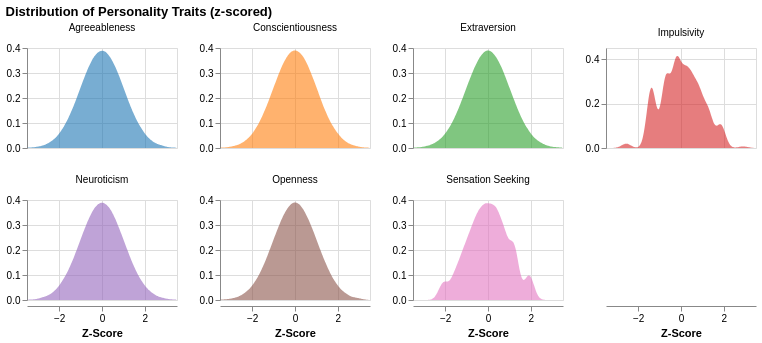

Notebook code for this chart:
### Code cell
# -------------------------------------------------------
# CHART 2: Personality trait distributions (violin-like via density)
# -------------------------------------------------------
trait_names = list(personality_cols.values())

# Melt for faceted chart
df_traits = df_as[trait_names].melt(var_name='Trait', value_name='Score')

chart_traits = alt.Chart(df_traits).transform_density(
    density='Score',
    groupby=['Trait'],
    as_=['Score', 'Density']
).mark_area(opacity=0.6, interpolate='monotone').encode(
    x=alt.X('Score:Q', title='Z-Score'),
    y=alt.Y('Density:Q', title=''),
    color=alt.Color('Trait:N', scale=alt.Scale(scheme='category10'), legend=None),
    facet=alt.Facet('Trait:N', columns=4, title='')
).properties(
    title='Distribution of Personality Traits (z-scored)',
    width=150, height=100
).resolve_scale(y='independent')

chart_traits

### Figure 1 — Vega-Lite specification as saved in the notebook (floating-point values rounded to 4 significant figures; data arrays with more than 128 entries replaced by an {"elided": "..."} marker saying what was removed)
{"config": {"view": {"continuousWidth": 300, "continuousHeight": 300}}, "data": {"name": "data-8700dd9ba7f1ad8c5179318a9ecc6144"}, "mark": {"type": "area", "interpolate": "monotone", "opacity": 0.6}, "encoding": {"color": {"field": "Trait", "legend": null, "scale": {"scheme": "category10"}, "type": "nominal"}, "facet": {"columns": 4, "field": "Trait", "title": "", "type": "nominal"}, "x": {"field": "Score", "title": "Z-Score", "type": "quantitative"}, "y": {"field": "Density", "title": "", "type": "quantitative"}}, "height": 100, "resolve": {"scale": {"y": "independent"}}, "title": "Distribution of Personality Traits (z-scored)", "transform": [{"density": "Score", "groupby": ["Trait"], "as": ["Score", "Density"]}], "width": 150, "$schema": "https://vega.github.io/schema/vega-lite/v5.20.1.json", "datasets": {"data-8700dd9ba7f1ad8c5179318a9ecc6144": {"elided": "13195 records"}}}
